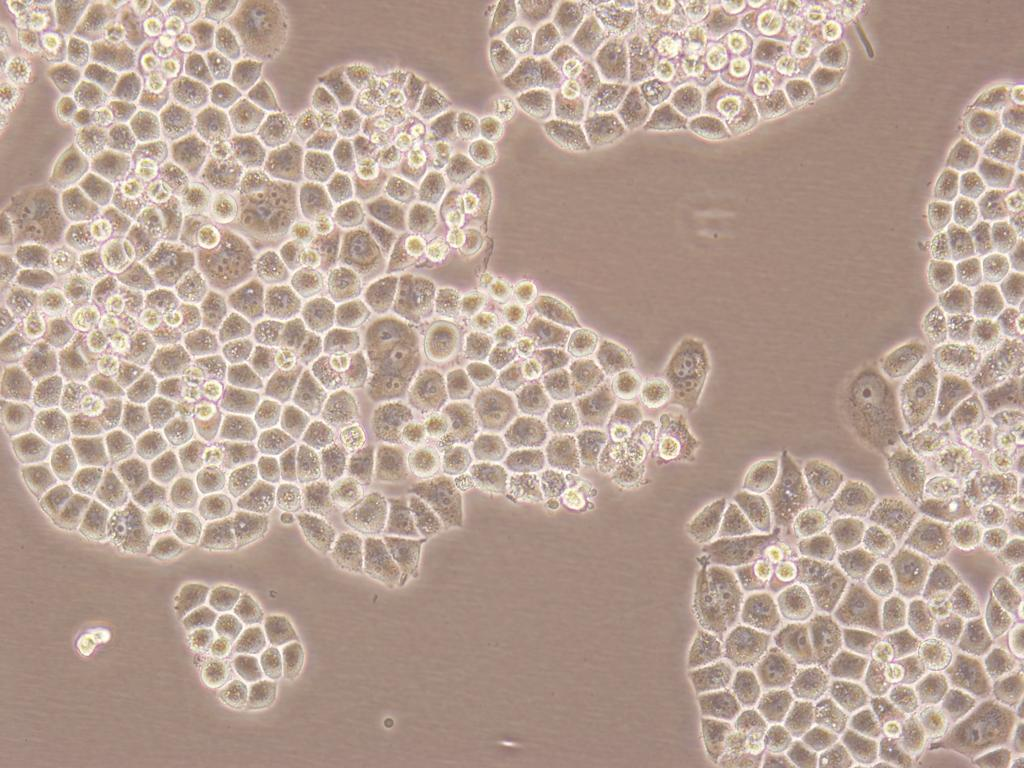
#> input picture Data/im3.jpg, 1024 x 768 px, found by its file name
$ python FindCellLocations.py
#> lines starting #> are read from the running program, lines starting #| are printed output that depends on the picture; after the words box and inside, x2 and y2 are one past the last pixel; in counts of white or black regions, pixels touching at a corner belong together
# Importing necessary packages and libraries

import cv2
import numpy as np
from skimage.feature import peak_local_max


img_path = r"E:\image-HW-1\data\im3.jpg"
mask_path = r"E:\image-HW-1\data\im3_gold_mask.png"

# Applying Mask to the Image and blurring it:
image = cv2.imread(img_path)
#> image is the input picture: shape (768, 1024, 3); mean B, G, R 148.8, 161.3, 183.4
image = cv2.cvtColor(image, cv2.COLOR_BGR2GRAY)
#> image: shape (768, 1024)
mask = cv2.imread(mask_path)[:,:,0]
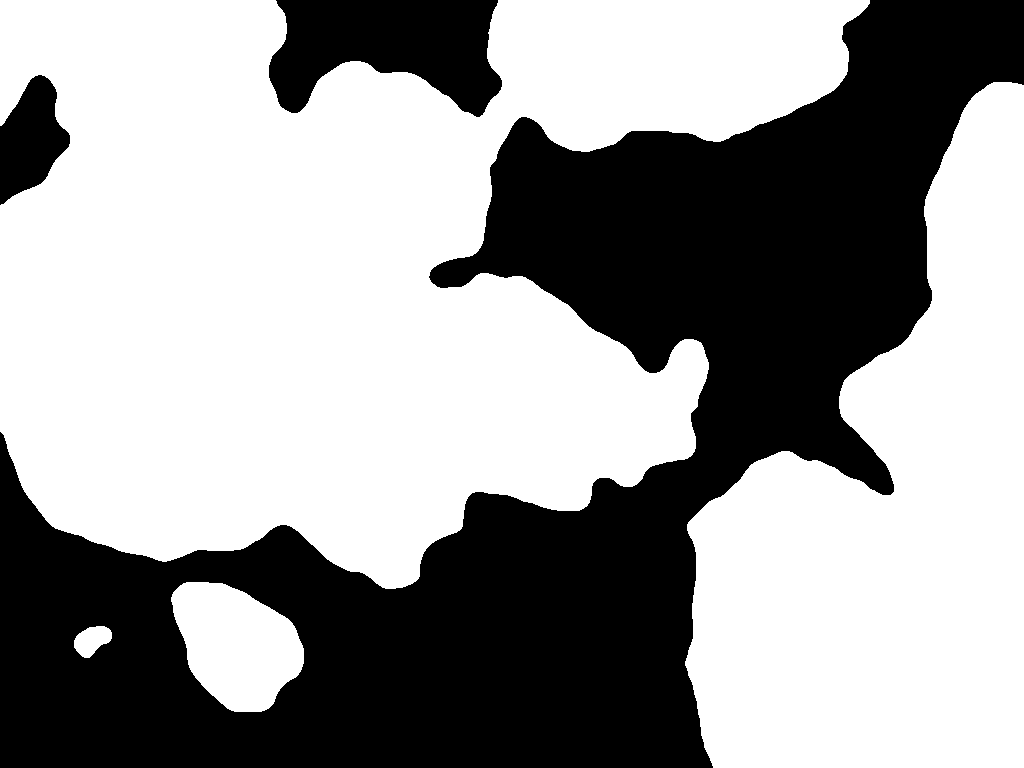
#> input picture Part 1/im3_gold_mask.png, 1024 x 768 px, found by its file name
#> mask: shape (768, 1024); 60.3% white; 3 black regions, box (x1, y1, x2, y2) and area: (0, 0, 1024, 768) 287801, (269, 0, 502, 117) 18548, (0, 75, 70, 205) 5616
masked = cv2.bitwise_and(image,mask, mask=mask)
gray = cv2.medianBlur(masked, 7)


# Using the Contrast Limited Adaptive Histogram Equalization (CLAHE) on blurred masked image
CLAHE = cv2.createCLAHE(clipLimit=15, tileGridSize=(30,30))
CLAHE = CLAHE.apply(gray)
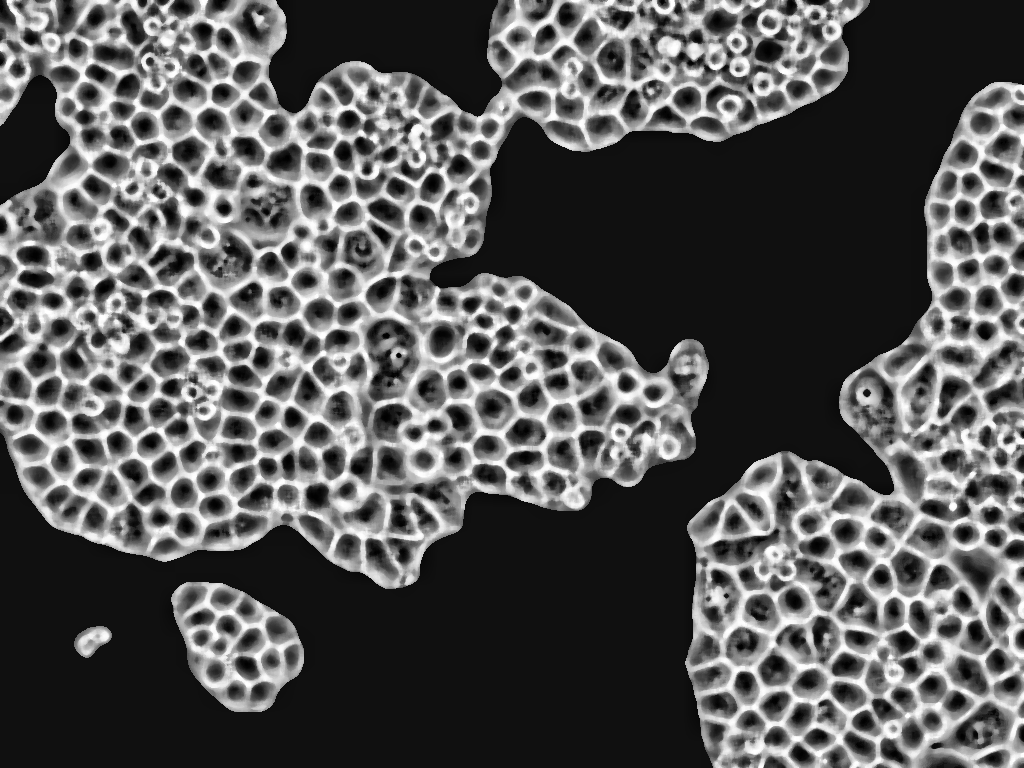
#> CLAHE: shape (768, 1024); min 0, max 255, mean 86.7


# Applying thresholding on the enhanced image and applying mask
T, thresh = cv2.threshold(CLAHE, 150, 255, cv2.THRESH_BINARY_INV )
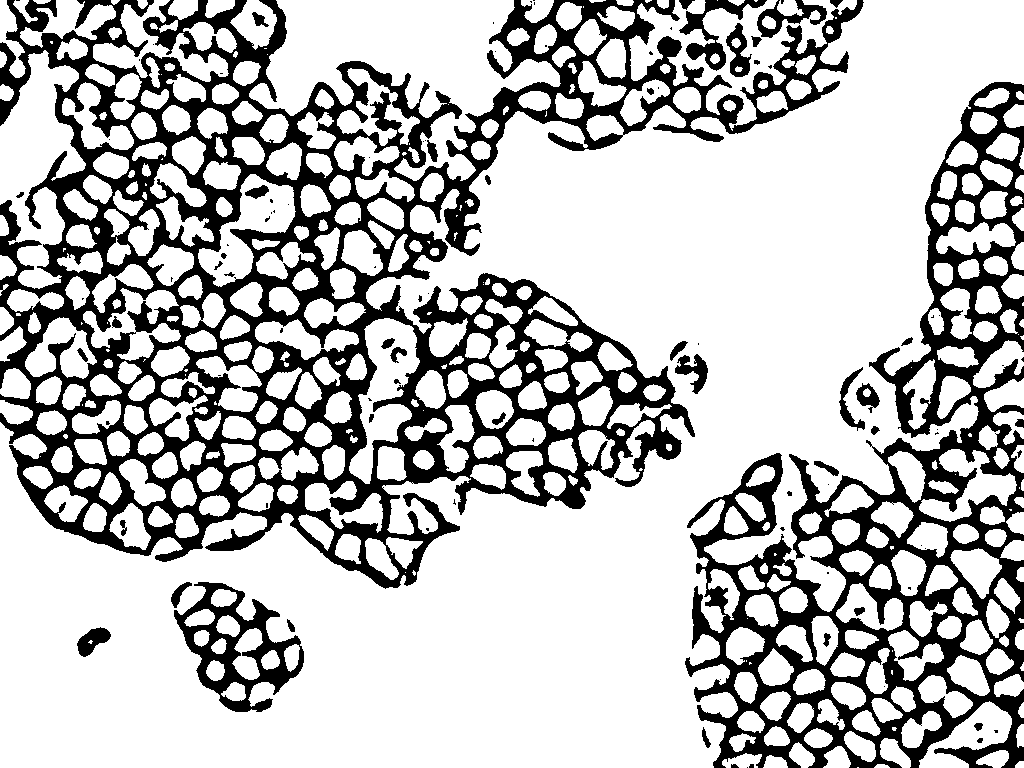
#> thresh: shape (768, 1024); 74% white; 104 black regions (58 under 20 px), largest, box (x1, y1, x2, y2) and area: (0, 0, 864, 589) 132658, (685, 82, 1024, 768) 58176, (174, 582, 304, 712) 5759
mask1 = cv2.bitwise_and(masked, thresh, mask=thresh)


# doing Morphological Operation on the masked image
kernel = cv2.getStructuringElement(cv2.MORPH_ELLIPSE, (11,11))
opening = cv2.morphologyEx(mask1, cv2.MORPH_OPEN, kernel)


# Converting the masked image to Binary image
openBinary = np.zeros_like(opening)
for i in range(0, opening.shape[0]):
    for j in range(0, opening.shape[1]):
        if opening[i][j] != 0:
            openBinary[i][j] = 255
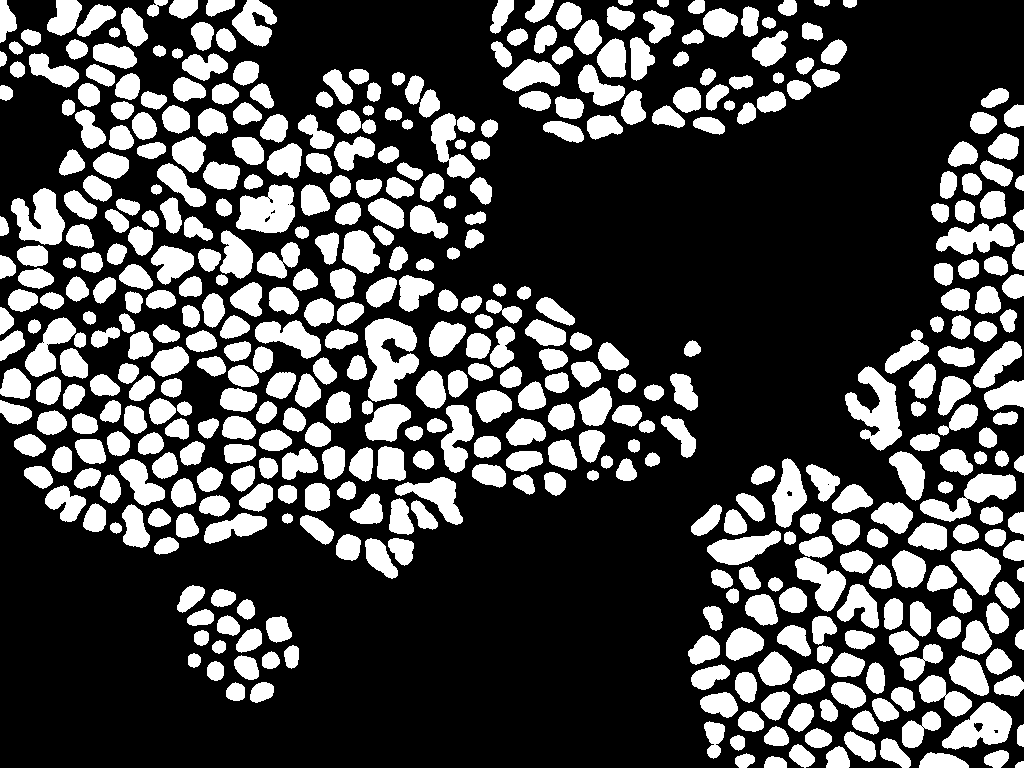
#> openBinary: shape (768, 1024); 29.5% white; 464 white regions, largest, box (x1, y1, x2, y2) and area: (365, 318, 419, 402) 2827, (845, 366, 902, 451) 2392, (236, 184, 295, 233) 2074


cell_images = cv2.bitwise_and(image, openBinary, mask=openBinary)

# Perform the distance transform algorithm

dist = cv2.distanceTransform(cell_images, cv2.DIST_L2, 3)

# Normalize the distance image for range = {0.0, 1.0}
# so we can visualize and threshold it

dist = cv2.normalize(dist, dist, 0, 1.0, cv2.NORM_MINMAX)

localMax = peak_local_max(dist, min_distance=5, exclude_border=False)
#> localMax = 612 pairs, first value 0 to 767, second value 0 to 1023
for i in localMax:
    cv2.circle(dist, tuple(i[::-1]), 1, 255, 2)
#> this loop made 612 passes
#> i on passes 1 to 3: [568, 979], [569, 910], [672, 966]
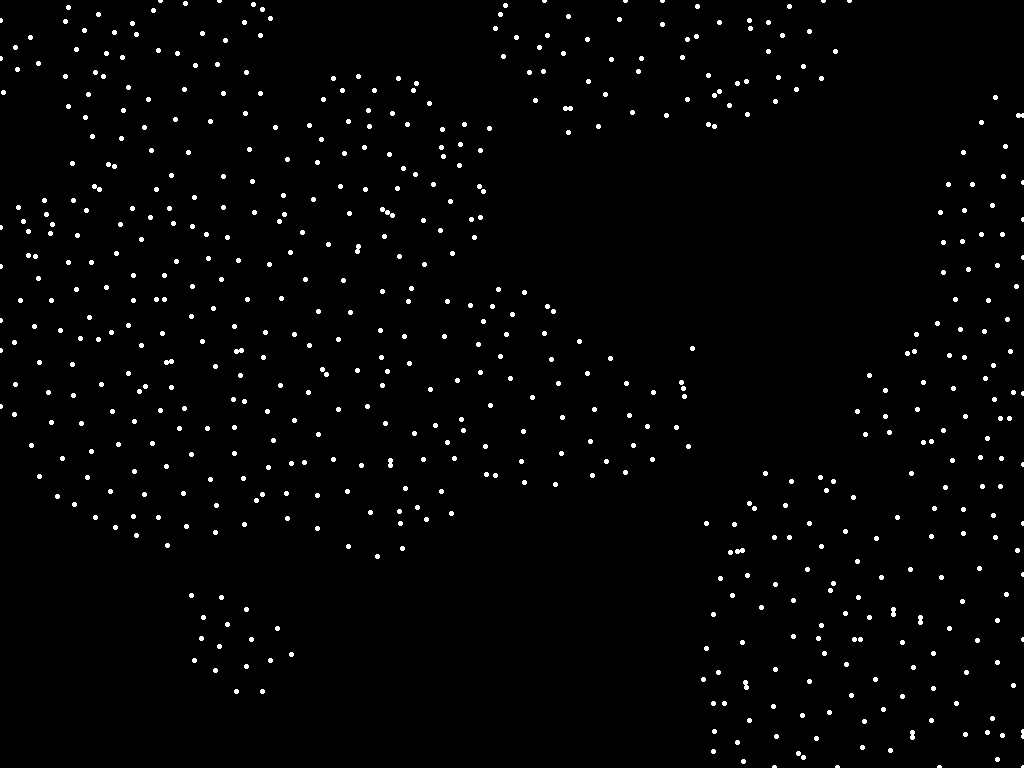
#> dist: shape (768, 1024) float32; min 0, max 255, mean 4.2
regional_maxima = np.zeros_like(image, dtype="uint8")
threshold = 0.1 * np.max(dist)
#> threshold = 25.5
regional_maxima[np.where(dist > threshold)] = 255
print(localMax.shape)
#| (612, 2)


# Save the array as a CSV file
np.savetxt('xy_coordinates.csv', localMax, delimiter=',')


# Load the im*_gold_cells.txt file containing cell label annotations
#> (the run stopped early here; a loop or call above may not have finished)
